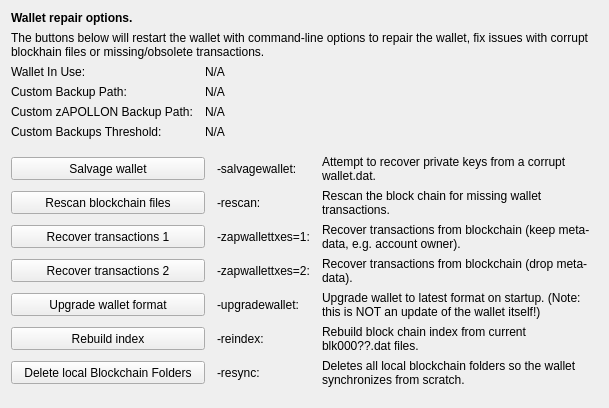
     <widget class="QWidget" name="tab_repair">
      <attribute name="title">
       <string>&amp;Wallet Repair</string>
      </attribute>
      <layout class="QGridLayout" name="gridLayout_4" columnstretch="0,0,0,0">
       <property name="horizontalSpacing">
        <number>12</number>
       </property>
       <item row="0" column="0" colspan="4">
        <widget class="QLabel" name="label_repair_header">
         <property name="font">
          <font>
           <weight>75</weight>
           <bold>true</bold>
          </font>
         </property>
         <property name="text">
          <string>Wallet repair options.</string>
         </property>
        </widget>
       </item>
       <item row="1" column="0" colspan="4">
        <widget class="QLabel" name="label_repair_helptext">
         <property name="font">
          <font>
           <weight>50</weight>
           <bold>false</bold>
          </font>
         </property>
         <property name="text">
          <string>The buttons below will restart the wallet with command-line options to repair the wallet, fix issues with corrupt blockhain files or missing/obsolete transactions.</string>
         </property>
         <property name="wordWrap">
          <bool>true</bool>
         </property>
        </widget>
       </item>
       <item row="2" column="0">
        <widget class="QLabel" name="wallet_path_label">
         <property name="text">
          <string>Wallet In Use:</string>
         </property>
        </widget>
       </item>
       <item row="2" column="1" colspan="3">
        <widget class="QLabel" name="wallet_path">
         <property name="cursor">
          <cursorShape>IBeamCursor</cursorShape>
         </property>
         <property name="text">
          <string>N/A</string>
         </property>
         <property name="textFormat">
          <enum>Qt::PlainText</enum>
         </property>
         <property name="textInteractionFlags">
          <set>Qt::LinksAccessibleByMouse|Qt::TextSelectableByKeyboard|Qt::TextSelectableByMouse</set>
         </property>
        </widget>
       </item>
       <item row="3" column="0">
        <widget class="QLabel" name="wallet_custombackuppath_label">
         <property name="visible">
          <bool>false</bool>
         </property>
         <property name="text">
          <string>Custom Backup Path:</string>
         </property>
        </widget>
       </item>
       <item row="3" column="1" colspan="3">
        <widget class="QLabel" name="wallet_custombackuppath">
         <property name="cursor">
          <cursorShape>IBeamCursor</cursorShape>
         </property>
         <property name="visible">
          <bool>false</bool>
         </property>
         <property name="text">
          <string>N/A</string>
         </property>
         <property name="textFormat">
          <enum>Qt::PlainText</enum>
         </property>
         <property name="textInteractionFlags">
          <set>Qt::LinksAccessibleByMouse|Qt::TextSelectableByKeyboard|Qt::TextSelectableByMouse</set>
         </property>
        </widget>
       </item>
       <item row="4" column="0">
        <widget class="QLabel" name="wallet_customzpivbackuppath_label">
         <property name="visible">
          <bool>false</bool>
         </property>
         <property name="text">
          <string>Custom zAPOLLON Backup Path:</string>
         </property>
        </widget>
       </item>
       <item row="4" column="1" colspan="3">
        <widget class="QLabel" name="wallet_customzpivbackuppath">
         <property name="cursor">
          <cursorShape>IBeamCursor</cursorShape>
         </property>
         <property name="visible">
          <bool>false</bool>
         </property>
         <property name="text">
          <string>N/A</string>
         </property>
         <property name="textFormat">
          <enum>Qt::PlainText</enum>
         </property>
         <property name="textInteractionFlags">
          <set>Qt::LinksAccessibleByMouse|Qt::TextSelectableByKeyboard|Qt::TextSelectableByMouse</set>
         </property>
        </widget>
       </item>
       <item row="5" column="0">
        <widget class="QLabel" name="wallet_custombackupthreshold_label">
         <property name="visible">
          <bool>false</bool>
         </property>
         <property name="text">
          <string>Custom Backups Threshold:</string>
         </property>
        </widget>
       </item>
       <item row="5" column="1" colspan="3">
        <widget class="QLabel" name="wallet_custombackupthreshold">
         <property name="cursor">
          <cursorShape>IBeamCursor</cursorShape>
         </property>
         <property name="visible">
          <bool>false</bool>
         </property>
         <property name="text">
          <string>N/A</string>
         </property>
         <property name="textFormat">
          <enum>Qt::PlainText</enum>
         </property>
         <property name="textInteractionFlags">
          <set>Qt::LinksAccessibleByMouse|Qt::TextSelectableByKeyboard|Qt::TextSelectableByMouse</set>
         </property>
        </widget>
       </item>
       <item row="6" column="0">
        <spacer name="verticalSpacer_repair1">
         <property name="orientation">
          <enum>Qt::Vertical</enum>
         </property>
         <property name="sizeHint" stdset="0">
          <size>
           <width>10</width>
           <height>10</height>
          </size>
         </property>
        </spacer>
       </item>
       <item row="7" column="0" colspan="2">
        <widget class="QPushButton" name="btn_salvagewallet">
         <property name="minimumSize">
          <size>
           <width>100</width>
           <height>23</height>
          </size>
         </property>
         <property name="text">
          <string>Salvage wallet</string>
         </property>
        </widget>
       </item>
       <item row="7" column="2">
        <widget class="QLabel" name="label_repair_salvage_command">
         <property name="text">
          <string notr="true">-salvagewallet:</string>
         </property>
        </widget>
       </item>
       <item row="7" column="3">
        <widget class="QLabel" name="label_repair_salvage">
         <property name="text">
          <string>Attempt to recover private keys from a corrupt wallet.dat.</string>
         </property>
         <property name="wordWrap">
          <bool>true</bool>
         </property>
        </widget>
       </item>
       <item row="8" column="0" colspan="2">
        <widget class="QPushButton" name="btn_rescan">
         <property name="minimumSize">
          <size>
           <width>100</width>
           <height>23</height>
          </size>
         </property>
         <property name="text">
          <string>Rescan blockchain files</string>
         </property>
        </widget>
       </item>
       <item row="8" column="2">
        <widget class="QLabel" name="label_repair_rescan_command">
         <property name="text">
          <string notr="true">-rescan:</string>
         </property>
        </widget>
       </item>
       <item row="8" column="3">
        <widget class="QLabel" name="label_repair_rescan">
         <property name="text">
          <string>Rescan the block chain for missing wallet transactions.</string>
         </property>
         <property name="wordWrap">
          <bool>true</bool>
         </property>
        </widget>
       </item>
       <item row="9" column="0" colspan="2">
        <widget class="QPushButton" name="btn_zapwallettxes1">
         <property name="minimumSize">
          <size>
           <width>100</width>
           <height>23</height>
          </size>
         </property>
         <property name="text">
          <string>Recover transactions 1</string>
         </property>
        </widget>
       </item>
       <item row="9" column="2">
        <widget class="QLabel" name="label_repair_zap1_command">
         <property name="text">
          <string notr="true">-zapwallettxes=1:</string>
         </property>
        </widget>
       </item>
       <item row="9" column="3">
        <widget class="QLabel" name="label_repair_zap1">
         <property name="text">
          <string>Recover transactions from blockchain (keep meta-data, e.g. account owner).</string>
         </property>
         <property name="wordWrap">
          <bool>true</bool>
         </property>
        </widget>
       </item>
       <item row="10" column="0" colspan="2">
        <widget class="QPushButton" name="btn_zapwallettxes2">
         <property name="minimumSize">
          <size>
           <width>100</width>
           <height>23</height>
          </size>
         </property>
         <property name="text">
          <string>Recover transactions 2</string>
         </property>
        </widget>
       </item>
       <item row="10" column="2">
        <widget class="QLabel" name="label_repair_zap2_command">
         <property name="text">
          <string notr="true">-zapwallettxes=2:</string>
         </property>
        </widget>
       </item>
       <item row="10" column="3">
        <widget class="QLabel" name="label_repair_zap2">
         <property name="text">
          <string>Recover transactions from blockchain (drop meta-data).</string>
         </property>
         <property name="wordWrap">
          <bool>true</bool>
         </property>
        </widget>
       </item>
       <item row="11" column="0" colspan="2">
        <widget class="QPushButton" name="btn_upgradewallet">
         <property name="minimumSize">
          <size>
           <width>100</width>
           <height>23</height>
          </size>
         </property>
         <property name="text">
          <string>Upgrade wallet format</string>
         </property>
        </widget>
       </item>
       <item row="11" column="2">
        <widget class="QLabel" name="label_repair_upgrade_command">
         <property name="text">
          <string notr="true">-upgradewallet:</string>
         </property>
        </widget>
       </item>
       <item row="11" column="3">
        <widget class="QLabel" name="label_repair_upgrade">
         <property name="text">
          <string>Upgrade wallet to latest format on startup. (Note: this is NOT an update of the wallet itself!)</string>
         </property>
         <property name="wordWrap">
          <bool>true</bool>
         </property>
        </widget>
       </item>
       <item row="12" column="0" colspan="2">
        <widget class="QPushButton" name="btn_reindex">
         <property name="minimumSize">
          <size>
           <width>100</width>
           <height>23</height>
          </size>
         </property>
         <property name="text">
          <string>Rebuild index</string>
         </property>
        </widget>
       </item>
       <item row="12" column="2">
        <widget class="QLabel" name="label_repair_reindex_command">
         <property name="text">
          <string notr="true">-reindex:</string>
         </property>
        </widget>
       </item>
       <item row="12" column="3">
        <widget class="QLabel" name="label_repair_reindex">
         <property name="text">
          <string>Rebuild block chain index from current blk000??.dat files.</string>
         </property>
         <property name="wordWrap">
          <bool>true</bool>
         </property>
        </widget>
       </item>
       <item row="13" column="0" colspan="2">
        <widget class="QPushButton" name="btn_resync">
         <property name="minimumSize">
          <size>
           <width>100</width>
           <height>23</height>
          </size>
         </property>
         <property name="text">
          <string>Delete local Blockchain Folders</string>
         </property>
        </widget>
       </item>
       <item row="13" column="2">
        <widget class="QLabel" name="label_repair_resync_command">
         <property name="text">
          <string>-resync:</string>
         </property>
        </widget>
       </item>
       <item row="13" column="3">
        <widget class="QLabel" name="label_repair_resync">
         <property name="text">
          <string>Deletes all local blockchain folders so the wallet synchronizes from scratch.</string>
         </property>
         <property name="wordWrap">
          <bool>true</bool>
         </property>
        </widget>
       </item>
       <item row="14" column="0">
        <spacer name="verticalSpacer_repair2">
         <property name="orientation">
          <enum>Qt::Vertical</enum>
         </property>
         <property name="sizeHint" stdset="0">
          <size>
           <width>20</width>
           <height>10</height>
          </size>
         </property>
        </spacer>
       </item>
      </layout>
     </widget>
